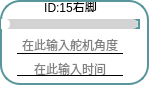
           <widget class="QFrame" name="frame_21">
            <property name="enabled">
             <bool>true</bool>
            </property>
            <property name="layoutDirection">
             <enum>Qt::LayoutDirection::RightToLeft</enum>
            </property>
            <property name="styleSheet">
             <string notr="true">* {
  background: white; /* 背景改为白色 */
  border: 2px solid #59969b; /* 使用与滑块一致的颜色 */
  border-radius: 20px;
}

</string>
            </property>
            <property name="frameShape">
             <enum>QFrame::Shape::StyledPanel</enum>
            </property>
            <property name="frameShadow">
             <enum>QFrame::Shadow::Raised</enum>
            </property>
            <widget class="QLabel" name="label_id15">
             <property name="geometry">
              <rect>
               <x>1</x>
               <y>2</y>
               <width>139</width>
               <height>10</height>
              </rect>
             </property>
             <property name="minimumSize">
              <size>
               <width>0</width>
               <height>10</height>
              </size>
             </property>
             <property name="maximumSize">
              <size>
               <width>16777215</width>
               <height>10</height>
              </size>
             </property>
             <property name="styleSheet">
              <string notr="true">QLabel{border: none; /* 去掉控件的边框 */}
QLabel{background: none; /* 去掉控件的边框 */}</string>
             </property>
             <property name="text">
              <string>ID:15右脚</string>
             </property>
             <property name="alignment">
              <set>Qt::AlignmentFlag::AlignCenter</set>
             </property>
            </widget>
            <widget class="QLineEdit" name="lineEdit_servo15">
             <property name="enabled">
              <bool>true</bool>
             </property>
             <property name="geometry">
              <rect>
               <x>17</x>
               <y>36</y>
               <width>106</width>
               <height>18</height>
              </rect>
             </property>
             <property name="maximumSize">
              <size>
               <width>120</width>
               <height>16777215</height>
              </size>
             </property>
             <property name="layoutDirection">
              <enum>Qt::LayoutDirection::LeftToRight</enum>
             </property>
             <property name="styleSheet">
              <string notr="true">QLineEdit {
            border-top: none;
            border-left: none;
            border-right: none;
            border-bottom: 1px solid black;
            background-color: transparent;
        }
        
        QLineEdit:focus {
            border-bottom: 1px solid #2a70f4;
        }</string>
             </property>
             <property name="alignment">
              <set>Qt::AlignmentFlag::AlignCenter</set>
             </property>
             <property name="placeholderText">
              <string>在此输入舵机角度</string>
             </property>
            </widget>
            <widget class="QSlider" name="Slider_Servo15">
             <property name="geometry">
              <rect>
               <x>1</x>
               <y>19</y>
               <width>139</width>
               <height>10</height>
              </rect>
             </property>
             <property name="maximumSize">
              <size>
               <width>16777215</width>
               <height>10</height>
              </size>
             </property>
             <property name="layoutDirection">
              <enum>Qt::LayoutDirection::LeftToRight</enum>
             </property>
             <property name="styleSheet">
              <string notr="true">QSlider::groove:horizontal {
    border: none;
    height: 10px;
    background-color: lightgray;
    border-radius: 5px;
}

QSlider::handle:horizontal {
    width: 12px; /* 增大滑块的宽度 */
    margin: -1px 0px -1px -5px;
    border-radius: 6px; /* 也可以调整圆角半径以匹配滑块的大小 */
    background-color: white;
}

QSlider::sub-page:horizontal {
    background-color: qlineargradient(x1:0, y1:0, x2:1, y2:1, stop:0 #59969b, stop:1 #04e7fa);
    border-radius: 5px;
}
</string>
             </property>
             <property name="minimum">
              <number>0</number>
             </property>
             <property name="maximum">
              <number>240</number>
             </property>
             <property name="orientation">
              <enum>Qt::Orientation::Horizontal</enum>
             </property>
             <property name="invertedAppearance">
              <bool>false</bool>
             </property>
             <property name="tickPosition">
              <enum>QSlider::TickPosition::NoTicks</enum>
             </property>
             <property name="tickInterval">
              <number>1</number>
             </property>
            </widget>
            <widget class="QLineEdit" name="lineEdit_time15">
             <property name="geometry">
              <rect>
               <x>17</x>
               <y>61</y>
               <width>106</width>
               <height>15</height>
              </rect>
             </property>
             <property name="maximumSize">
              <size>
               <width>120</width>
               <height>15</height>
              </size>
             </property>
             <property name="styleSheet">
              <string notr="true">QLineEdit {
            border-top: none;
            border-left: none;
            border-right: none;
            border-bottom: 1px solid black;
            background-color: transparent;
        }
        
        QLineEdit:focus {
            border-bottom: 1px solid #2a70f4;
        }</string>
             </property>
             <property name="alignment">
              <set>Qt::AlignmentFlag::AlignCenter</set>
             </property>
             <property name="dragEnabled">
              <bool>false</bool>
             </property>
             <property name="placeholderText">
              <string>在此输入时间</string>
             </property>
            </widget>
           </widget>
